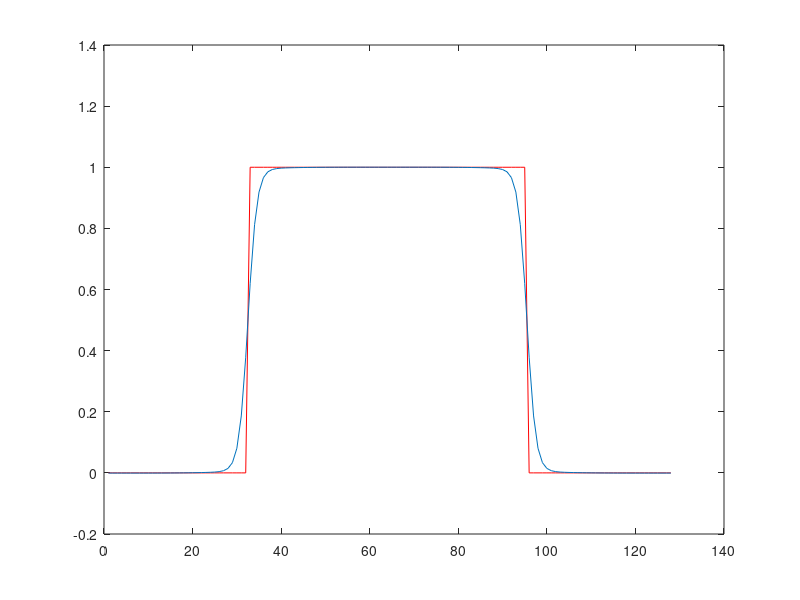

This chart was generated by the following MATLAB code: (Note: this script raises an error after producing the figure.)
clear all;
D=1.0;
dt=0.01;
N=128;
m=2;
A=1.0;
kappa=1.0;
nstep=5000;
col_labels={'bulk';'gradient';'total'}; 

% Declarations
conc=zeros(N,1);
c_prime=zeros(N, 1);

% Initial profile
for i=1:N
    if (i>N/4 && i<3*N/4)
        conc(i)=1;
    end
end

plot(conc, 'r')
hold on

% Define g
g=zeros(N,1);


% Periodic Boundary
halfN=N/2;
delk=2*pi/N;

% Evolve the profile

for p=1:nstep
    
    % Define g
    g=2*A*conc.*(1-conc).*(1-2*conc);
    
    % FFT
    c_hat=fft(conc);
    g_hat=fft(g);
    
    for i=1:N
        
        %Periodic Boundary Condition
        if ((i) <= halfN)
            k=(i)*delk;
        end
        
        if ((i) > halfN)
            k=(i-N)*delk;
        end
        
        k2=k*k;
        k4=k2*k2;
        
        c_hat(i)=(c_hat(i)-dt*k2*g_hat(i))/(1+2*k4*dt);
    end
    
    conc=real(ifft(c_hat));
    
end
plot(conc);

% Calculation of Interfacial energy

energy1=0;
energy2=0;

% energy1

for i=1:N
    energy1=energy1 + A*conc(i)*conc(i)*(1-conc(i))*(1-conc(i));
end

% energy 2

 c_hat=fft(conc);

%Periodic Boundary Condition
for i=1:N

    if ((i-1) <= halfN)
        k=(i-1)*delk;
    end
    
    if ((i-1) > halfN)
        k=(i-1-N)*delk;
    end
    
    % Transform to fourier space for calculating derivative
    c_hat(i)=c_hat(i)*complex(0,1)*k;   
end

c_prime=real(ifft(c_hat));

for i=1:N
    energy2 = energy2 + kappa*c_prime(i)*c_prime(i);
end

E1S=0.5*energy1;
E2S=0.5*energy2;
E3S=0.5*(energy1 + energy2);
EnergySpectral=[E1S; E2S; E3S];
table(col_labels, EnergySpectral)
